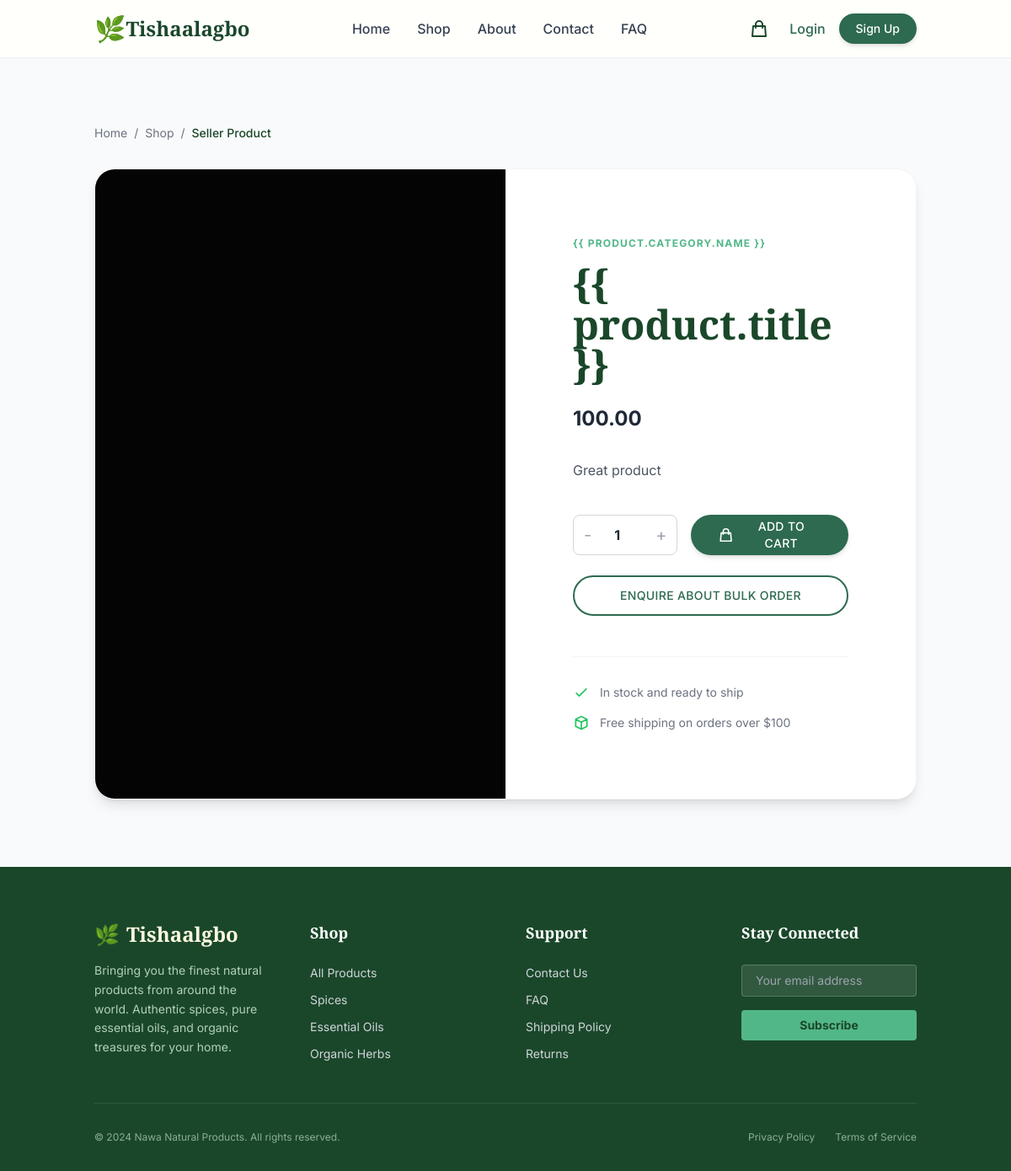
/products/4/, run on the app's committed database.
### ade/models.py (models this page shows, shortened)
class Products(models.Model):
    id = models.AutoField(primary_key=True)
    store = models.ForeignKey(Store, on_delete=models.CASCADE, related_name='products', null=True, blank=True)
    title = models.CharField(max_length=100)
    category = models.ForeignKey(Category, on_delete=models.CASCADE)
    image = models.ImageField(upload_to='product_images/')
    price = models.DecimalField(max_digits=15, decimal_places=2, default=0.00)
    content = models.TextField()
    created_at = models.DateTimeField(auto_now_add=True)
    updated_at = models.DateTimeField(auto_now_add=True)

### ade/views.py (the view)
# urls.py: path('products/<int:pk>/', views.product_detail_view, name='detail'),
def product_detail_view(request, pk):
    product = Products.objects.get(pk=pk)
    return render(request, 'detail.html', {'product': product})

### ade/templatetags/cart_tags.py (called while the page is built)
@register.filter(name='cart_item_count')
def cart_item_count(cart):
    if not cart:
        return 0
    return sum(item.get('quantity', 0) for item in cart.values())

### templates/detail.html (shortened to what this page needs)
{% extends 'base.html' %}
{% block content %}
<div class="bg-gray-50 py-12 md:py-20">
    <div class="container mx-auto px-6">
        <nav class="flex mb-8 text-sm text-gray-500">
            <a href="{% url 'home' %}" class="hover:text-brand">Home</a>
            <span class="mx-2">/</span>
            <a href="{% url 'products' %}" class="hover:text-brand">Shop</a>
            <span class="mx-2">/</span>
            <span class="text-brand-dark font-medium">{{ product.title }}</span>
        </nav>
        <div class="bg-white rounded-3xl shadow-lg border border-gray-100 overflow-hidden">
            <div class="flex flex-col md:flex-row">
                <div class="w-full md:w-1/2 bg-gray-100 relative min-h-[500px]">
                    {% if product.image %}
                    <img src="{{ product.image.url }}" alt="{{ product.title }}" class="w-full h-full object-cover">
                    {% else %}
                    <div class="w-full h-full flex items-center justify-center text-gray-400">
                        <span class="text-2xl">No Image Available</span>
                    </div>
                    {% endif %}
                </div>
                <div class="w-full md:w-1/2 p-8 md:p-14 lg:p-20 flex flex-col justify-center">
                    <span class="text-brand-light font-bold tracking-widest uppercase text-xs mb-4">{{
                        product.category.name }}</span>
                    <h1 class="font-heading text-4xl md:text-5xl font-bold text-brand-dark mb-6 leading-tight">{{
                        product.title }}</h1>
                    <div class="text-2xl font-bold text-gray-800 mb-8">{{ product.price }}</div>
                    <div class="prose text-gray-600 mb-10 leading-relaxed">
                        {{ product.content|linebreaks }}
                    </div>
                    <div class="space-y-6">
                        <form action="{% url 'add_to_cart' product.id %}" method="POST"
                            class="flex flex-col sm:flex-row gap-4">
                            <div
                                class="flex items-center border border-gray-300 rounded-lg w-32 justify-between px-3 h-12">
                                <button type="button" onclick="decrementQty()"
                                    class="text-gray-400 hover:text-brand text-xl">-</button>
                                <input type="number" name="quantity" id="qtyInput" value="1" min="1"
                                    class="w-full text-center border-none focus:ring-0 font-bold text-gray-800 p-0 appearance-none h-full bg-transparent">
                                <button type="button" onclick="incrementQty()"
                                    class="text-gray-400 hover:text-brand text-xl">+</button>
                            </div>
                            <button type="submit"
                                class="flex-grow btn-primary h-12 flex items-center justify-center gap-2">
                                <svg class="w-5 h-5" fill="none" stroke="currentColor" viewBox="0 0 24 24">
                                    <path stroke-linecap="round" stroke-linejoin="round" stroke-width="2"
                                        d="M16 11V7a4 4 0 00-8 0v4M5 9h14l1 12H4L5 9z"></path>
                                </svg>
                                Add to Cart
                            </button>
                        </form>
                        <a href="{% url 'contact' %}" class="block w-full text-center btn-secondary">
                            Enquire About Bulk Order
                        </a>
                    </div>
                    <div class="mt-12 pt-8 border-t border-gray-100 space-y-4">
                        <div class="flex items-center gap-3 text-sm text-gray-500">
                            <svg class="w-5 h-5 text-green-500" fill="none" stroke="currentColor" viewBox="0 0 24 24">
                                <path stroke-linecap="round" stroke-linejoin="round" stroke-width="2"
                                    d="M5 13l4 4L19 7"></path>
                            </svg>
                            <span>In stock and ready to ship</span>
                        </div>
                        <div class="flex items-center gap-3 text-sm text-gray-500">
                            <svg class="w-5 h-5 text-green-500" fill="none" stroke="currentColor" viewBox="0 0 24 24">
                                <path stroke-linecap="round" stroke-linejoin="round" stroke-width="2"
                                    d="M20 7l-8-4-8 4m16 0l-8 4m8-4v10l-8 4m0-10L4 7m8 4v10M4 7v10l8 4"></path>
                            </svg>
                            <span>Free shipping on orders over $100</span>
                        </div>
                    </div>
                </div>
            </div>
        </div>
    </div>
</div>
{% endblock %}

### data on the page
Products: title "Seller Product", image (picture), price "100.00", content "Great product"
